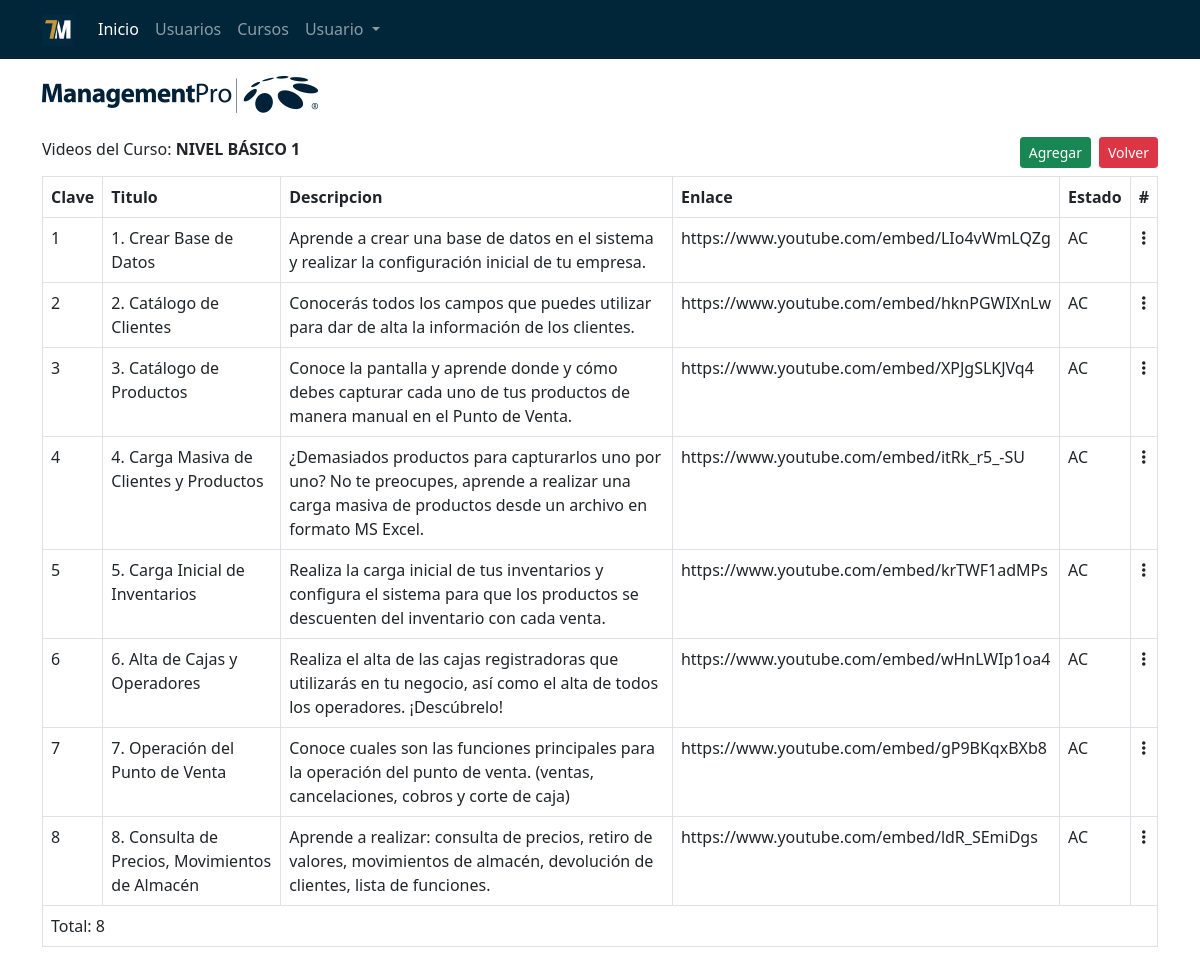
The app's page /admin/cursos/videos/?id=1 (signed in), older data.
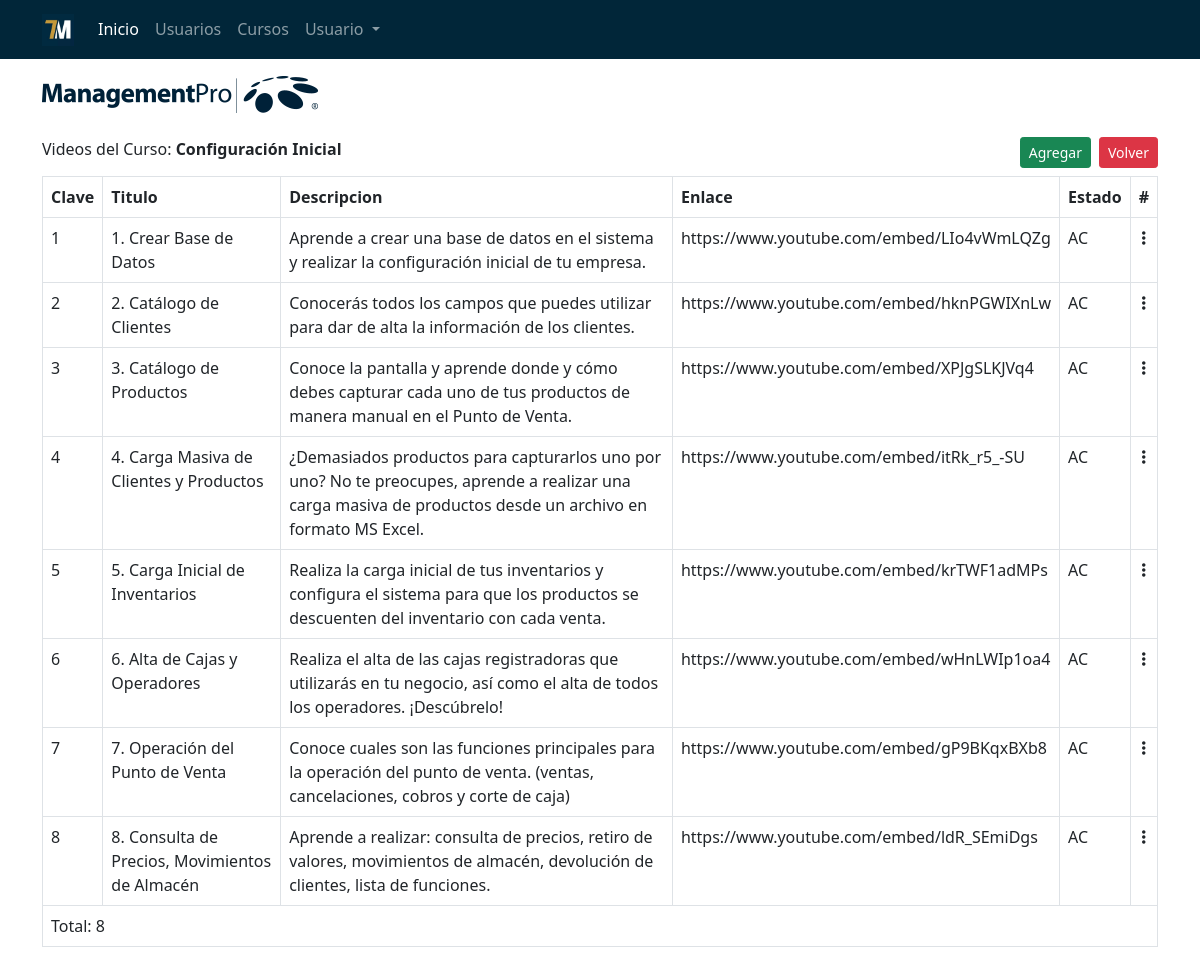
The same page, newer data.
### tables this page shows
CREATE TABLE `curso` (
  `Cr_Cve_Curso` decimal(18,0) NOT NULL,
  `Cr_Titulo` varchar(50) DEFAULT NULL,
  `Cr_Subtitulo` varchar(50) DEFAULT NULL,
  `Cr_Descripcion` text NOT NULL,
  `Oper_Alta` varchar(15) NOT NULL,
  `Fecha_Alta` date NOT NULL,
  `Oper_Modif` varchar(15) NOT NULL,
  `Fecha_Modif` date NOT NULL,
  `Oper_Baja` varchar(15) NOT NULL DEFAULT '"',
  `Fecha_Baja` date DEFAULT NULL,
  `Es_Cve_Estado` varchar(4) DEFAULT NULL
);

### inc/conexion.php (called while the page is built, shortened)
<?php
    try {
        $db_server = 'localhost';
        $db_name = 'proyecto';
        $db_user = 'root';
        $db_pass = '';
        $conn = mysqli_connect($db_server, $db_user, $db_pass, $db_name);
    }catch(Exception $e){
        $_SESSION['error'] = 'Ocurrio un error: '.$e->getMessage();
    }
    function Existe_Clave($tabla, $campo, $valor, $retorno, $ext){
      global $conn;
      $gvvalor = "";
      if($ext=='') $ext = "1 = 1";
      try{
        $gvq = "";
        $gvq .= "SELECT ";
        $gvq .= " $retorno as Valor ";
        $gvq .= "FROM $tabla ";
        $gvq .= "WHERE $campo = '$valor' AND ($ext) ";
        $resultEc = mysqli_query($conn, $gvq);
        if(mysqli_num_rows($resultEc)){
          $gvRow = mysqli_fetch_array($resultEc);
          $gvvalor = $gvRow['Valor'];
        }
      }catch(Exception $e){
        $gvvalor = 'Error: '.$e->getMessage();
      }
      return $gvvalor;
    }
?>

### admin/cursos/videos/index.php (the view, shortened to what this page needs)
<?php
    include ("../../../inc/conexion.php");
    $idCurso = trim(isset($_GET['id'])?$_GET['id']:'');
?>
<!DOCTYPE html>
<html lang="en">
  <head>
    <?php
        include ("../../../inc/base/head.php");
    ?>
  </head>
  <body>
    <?php
    include ("../../../inc/base/header.php");
    ?>
    <section class="container" style="padding-top:60px;">
      <div class="row">
        <div class="col-12 mt-3">
          <figure>
            <img src="../../../imagenes/logo_azul.png" alt="" />
          </figure>
        </div>
        <div class="col-12 pt-2 pb-2">
          <span class="pull-start">Videos del Curso: <b><?php echo Existe_Clave('Curso','Cr_Cve_Curso',$idCurso,'Cr_Titulo','') ?></b></span>
          <a class="btn btn-sm btn-danger float-end ms-2" href="../">Volver</a>
          <a class="btn btn-sm btn-success float-end" href="./add/?cr=<?php echo $idCurso ?>">Agregar</a>
        </div>
        <div class="col-12">
            <?php
            try{
                $query = "";
                $query .= "SELECT Cv_Cve_Curso_Video as Clave, ";
                $query .= " Cv_Titulo as Titulo, ";
                $query .= " Cv_Descripcion as Descripcion, ";
                $query .= " Cv_Url as Enlace, ";
                $query .= " Curso_Video.Cr_Cve_Curso as Curso, ";
                $query .= " Curso_Video.Es_Cve_Estado as Estado ";
                $query .= "FROM Curso_Video ";
                $query .= " INNER JOIN Curso ON Curso_Video.Cr_Cve_Curso = Curso.Cr_Cve_Curso ";
                $query .= "WHERE Curso_Video.Es_Cve_Estado <> 'BA' AND Curso_Video.Cr_Cve_Curso = '$idCurso' ";
                $result = mysqli_query($conn, $query);
            }catch(Exception $e){
              echo 'Error: '.$e->getMessage();
            }
                $iTotal = 0;
            ?>
            <div class="table-responsive">
              <table class="table table-bordered">
                <thead class="">
                  <th>Clave</th>
                  <th>Titulo</th>
                  <th>Descripcion</th>
                  <th>Enlace</th>
                  <th>Estado</th>
                  <th>#</th>
                </thead>
                <tbody>
                  <?php
                    while($row = mysqli_fetch_array($result)){
                      $iTotal++;
                      ?>
                        <tr id="Video<?php echo $row['Clave'] ?>">
                          <td><?php echo $row['Clave'] ?></td>
                          <td><?php echo $row['Titulo'] ?></td>
                          <td><?php echo $row['Descripcion'] ?></td>
                          <td><?php echo $row['Enlace'] ?></td>
                          <td><?php echo $row['Estado'] ?></td>
                          <td class="text-center">
                              <a class="text-dark" href="#" id="dropdownMenuLink" data-bs-toggle="dropdown" aria-expanded="false">
                                <i class="fa-solid fa-ellipsis-vertical"></i>
                              </a>
                          </td>
                        </tr>
                      <?php
                    }
                  ?>
                </tbody>
                <tfoot>
                    <tr>
                      <td colspan="10">Total: <?php echo $iTotal ?></td>
                    </tr>
                </tfoot>
              </table>
            </div>
        </div>
      </div>
    </section>
  </body>
</html>

Row changes from the older to the newer data that the page shows:
changed curso: Cr_Titulo "NIVEL BÁSICO 1" → "Configuración Inicial"
